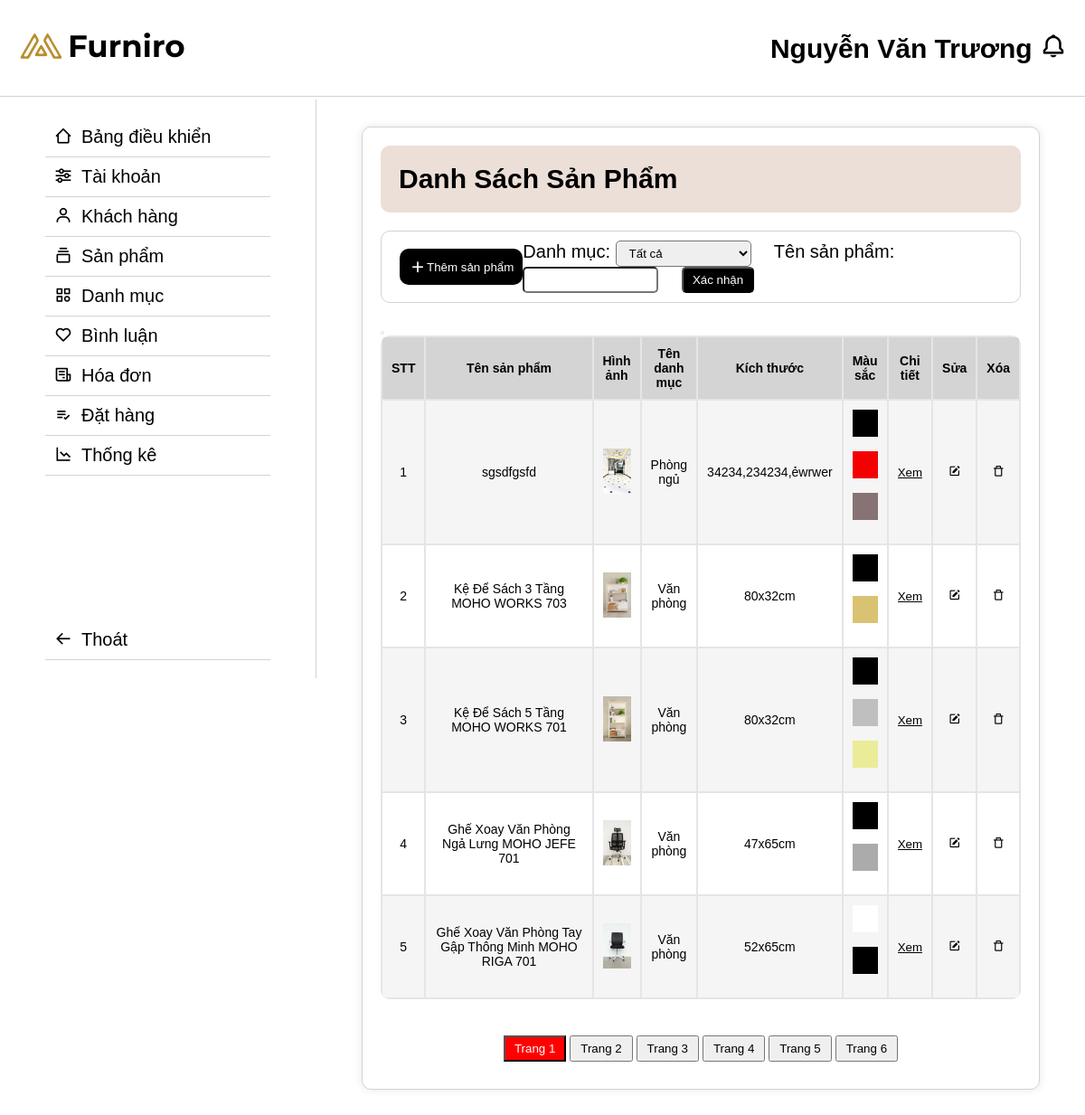
/admin/index.php?act=listSanPham&page=1&MaDanhMuc=0 (signed in), run on the app's committed database.
### tables this page shows
CREATE TABLE `sanpham` (
  `MaSanPham` int(11) NOT NULL,
  `TenSanPham` varchar(255) NOT NULL,
  `MoTa` text DEFAULT NULL,
  `Gia` decimal(10,2) NOT NULL,
  `GiaSale` decimal(10,2) DEFAULT NULL,
  `SoLuongTrongKho` int(11) NOT NULL,
  `HinhAnh` varchar(255) DEFAULT NULL,
  `MaDanhMuc` int(11) NOT NULL,
  `KichThuoc` varchar(255) DEFAULT NULL,
  `MauSac` varchar(255) DEFAULT NULL,
  `LuotXem` int(11) NOT NULL
);

CREATE TABLE `danhmucsanpham` (
  `MaDanhMuc` int(11) NOT NULL,
  `TenDanhMuc` varchar(255) NOT NULL,
  `TrangThai` tinyint(1) NOT NULL DEFAULT 1
);

### model/pdo.php (called while the page is built, shortened)
<?php
function pdo_get_connection()
{
    $dburl = "mysql:host=localhost;dbname=d1;charset=utf8";
    $username = 'root';
    $password = '';
    $conn = new PDO($dburl, $username, $password);
    $conn->setAttribute(PDO::ATTR_ERRMODE, PDO::ERRMODE_EXCEPTION);
    return $conn;
}
function pdo_query($sql)
{
    $sql_args = array_slice(func_get_args(), 1);
    try {
        $conn = pdo_get_connection();
        $stmt = $conn->prepare($sql);
        $stmt->execute($sql_args);
        $rows = $stmt->fetchAll();
        return $rows;
    } catch (PDOException $e) {
        throw $e;
    } finally {
        unset($conn);
    }
}

### model/sanpham.php (called while the page is built, shortened)
<?php
function currentPage_sanpham($offset, $perPage, $key_name, $MaDanhMuc)
{
    $sql = "SELECT * FROM sanpham as sp join danhmucsanpham as dmsp ";
    $sql .= " ON sp.MaDanhMuc = dmsp.MaDanhMuc ";
    $sql .= " ORDER BY MaSanPham desc LIMIT $offset, $perPage";
    $listsanpham = pdo_query($sql);
    return $listsanpham;
};
function loadall_sanpham_loc($key_name, $MaDanhMuc)
{
    $sql = "SELECT * FROM sanpham where 1";
    $listsanpham = pdo_query($sql);
    return $listsanpham;
};

### global.php (called while the page is built, shortened)
<?php
$img_path = "../upload/";

### admin/sanpham/list.php (the view, shortened to what this page needs)
<div class="danhmuc">
    <div class="list-danhmuc">
        <div class="list-danhmuc__title">
            <h2>Danh Sách Sản Phẩm</h2>
        </div>
        <div style="display: flex; justify-content: space-between; margin: 20px 0; align-items: center;border: 1px solid rgba(128, 128, 128, 0.349); border-radius: 10px; padding:10px 20px">
            <div class="list-danhmuc__add">
                <a href="index.php?act=addSanPham"><i class='bx bx-plus'></i><input type="button" value="Thêm sản phẩm"></a>
            </div>
            <div>
                <form action="index.php?act=listSanPham&MaDanhMuc=<?= $MaDanhMuc ?>&page=1" method="post">
                    <label for="">Danh mục:</label>
                    <select name="MaDanhMuc" id="MaDanhMuc" style="width:150px; padding:5px 10px;margin-right: 20px;border-radius: 5px;">
                        <?php
                        if ($MaDanhMuc == 0) {
                        ?>;
                        <option value="0" selected>Tất cả</option>
                        <?php
                        } else {
                        ?>;
                        <option value="0" selected>Tất cả</option>
                        <option value="<?= $MaDanhMuc ?>" selected><?= $TenDanhMuc_one ?></option>
                    <?php }; ?>
                    </select>
                    <label for="">Tên sản phẩm:</label>
                    <input type="text" style="width:150px; padding:5px 10px;margin-right: 20px;border-radius: 5px;" name="TenSanPham">
                    <input type="submit" name="LocSanPham" value="Xác nhận" style="padding: 5px 10px;text-align: center;background-color: black;color: white;border-radius: 5px;">
                </form>
            </div>
        </div>
        <div class="list-danhmuc__content list-sanpham__content">
            <table border="1">
                <thead>
                    <th>STT</th>
                    <th style="width:250px">Tên sản phẩm</th>
                    <th>Hình ảnh</th>
                    <th>Tên danh mục</th>
                    <th>Kích thước</th>
                    <th>Màu sắc</th>
                    <th>Chi tiết</th>
                    <th>Sửa</th>
                    <th>Xóa</th>
                    <button></button>
                </thead>
                <tbody>
                    <?php
                    $count = $offset;
                    foreach ($listsanpham_perpage as $sanpham) {
                        $listColor = '';
                        if ($sanpham)
                            $rowClass = ($count % 2 === 0) ? 'class="grayRow"' : 'class="whiteRow"';
                        extract($sanpham);
                        $chiTietSanPham = "index.php?act=chiTietSanPham&id=" . $MaSanPham;
                        $suaSanPham = "index.php?act=suaSanPham&id=" . $MaSanPham;
                        $xoaSanPham = "index.php?act=xoaSanPham&id=" . $MaSanPham;
                        $MauSac = explode(",", $MauSac);
                        foreach ($MauSac as $color) {
                            $listColor .= '<div style="width: 100%;height: 30px;background-color:' . $color . '"></div> <br>';
                        }
                        echo '
                            <tr ' . $rowClass . '>
                                <td>' . $count + 1 . '</td>
                                <td>' . $TenSanPham . '</td>
                                <td><img src="' . $img_path . '/' . $HinhAnh . '" alt=""></td>
                                <td>' . $TenDanhMuc . '</td>
                                <td>' . $KichThuoc . '</td>
                                <td>' . $listColor . '</td>
                                <td><a href="' . $chiTietSanPham . '"><input type="button" value="Xem" style="border: none;background-color: transparent;cursor: pointer;text-decoration:underline;"/></a></td>
                                <td>
                                    <a href="' . $suaSanPham . '"><i class="bx bxs-edit" ></i></a>
                                </td>
                                <td>
                                    <a href="' . $xoaSanPham . '"onclick="return confirm(\'Bạn có chắc chắn muốn xóa?\');"><i class="bx bx-trash-alt" ></i></a>
                                </td>
                            </tr>
                            ';
                        $count++;
                    }
                    ?>
                </tbody>
            </table>
            <div class="page" style="margin-top: 40px;margin-bottom: 10px;text-align: center;">
                <?php
                for ($i = 1; $i <= $totalPages; $i++) {
                    echo '<a href="index.php?act=listSanPham&MaDanhMuc=' . $MaDanhMuc . '&page=' . $i . '">';
                    if ($i == $currentPage) {
                        echo '<input type="button" value="Trang ' . $i . '" style="padding: 5px 10px;text-align: center;background-color: #ff0000;color: #ffffff;"/>';
                    } else {
                        echo '<input type="button" value="Trang ' . $i . '" style="padding: 5px 10px;text-align: center;"/>';
                    }
                    echo '</a> ';
                }
                ?>
            </div>
        </div>
    </div>
</div>

### assets/css/css-admin.css (style rules this page uses)
* { padding: 0; margin: 0; box-sizing: border-box; }
body { font-size: 20px; }
img { width: 100%; max-width: 100%; }
a { text-decoration: none; color: black; }
body { font-family: sans-serif; margin: 20px; }
.whiteRow { background-color: white; }
.grayRow { background-color: #F5F5F5; }
table { border-spacing: 1; background-color: #E5E5E5; width: 100%; border: none; border-radius: 10px; overflow: hidden; }
thead th { background-color: #D4D4D4; padding: 10px; font-weight: bold; border: none; text-align: center; }
td { padding: 10px; font-size: 14px; border: none; text-align: center; }
.danhmuc { display: flex; gap: 50px; }
.list-danhmuc { display: block; gap: 50px; padding: 20px; border-radius: 10px; border: 1px solid rgba(128, 128, 128, 0.349); flex: 1; box-shadow: 0 0 10px rgba(0, 0, 0, 0.1); }
.list-danhmuc__title { padding: 20px; border-radius: 10px; display: flex; align-items: center; gap: 20px; background-color: #EBDFD7; margin-bottom: 20px; text-align: center; }
.list-danhmuc__add a { display: flex; align-items: center; }
.list-danhmuc__add i { font-size: 20px; }
.list-danhmuc__add a input { background-color: black; color: white; border: none; }
.list-danhmuc__add a { padding: 10px; border-radius: 10px; background-color: black; color: white; cursor: pointer; }
.list-sanpham__content { font-size: 14px; }
.list-sanpham__content img { height: 50px; object-fit: cover; }

### data on the page
sanpham: TenSanPham "sgsdfgsfd", HinhAnh (picture), MaDanhMuc.TenDanhMuc "Phòng ngủ", KichThuoc "34234,234234,ẻwrwer"
sanpham: TenSanPham "Kệ Để Sách 3 Tầng MOHO WORKS 703", HinhAnh (picture), MaDanhMuc.TenDanhMuc "Văn phòng", KichThuoc "80x32cm"
sanpham: TenSanPham "Kệ Để Sách 5 Tầng MOHO WORKS 701", HinhAnh (picture), MaDanhMuc.TenDanhMuc "Văn phòng", KichThuoc "80x32cm"
sanpham: TenSanPham "Ghế Xoay Văn Phòng Ngả Lưng MOHO JEFE 701", HinhAnh (picture), MaDanhMuc.TenDanhMuc "Văn phòng", KichThuoc "47x65cm"
sanpham: TenSanPham "Ghế Xoay Văn Phòng Tay Gập Thông Minh MOHO RIGA 701", HinhAnh (picture), MaDanhMuc.TenDanhMuc "Văn phòng", KichThuoc "52x65cm"
